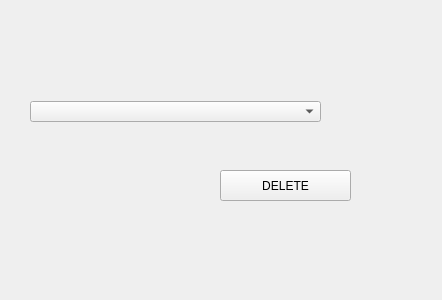
<?xml version="1.0" encoding="UTF-8"?>
<ui version="4.0">
 <class>QtDeleteBAUI</class>
 <widget class="QWidget" name="QtDeleteBAUI">
  <property name="geometry">
   <rect>
    <x>0</x>
    <y>0</y>
    <width>442</width>
    <height>300</height>
   </rect>
  </property>
  <property name="windowTitle">
   <string>QtDeleteBAUI</string>
  </property>
  <widget class="QComboBox" name="comboBox">
   <property name="geometry">
    <rect>
     <x>30</x>
     <y>101</y>
     <width>291</width>
     <height>21</height>
    </rect>
   </property>
  </widget>
  <widget class="QPushButton" name="deleteButton">
   <property name="geometry">
    <rect>
     <x>220</x>
     <y>170</y>
     <width>131</width>
     <height>31</height>
    </rect>
   </property>
   <property name="text">
    <string>DELETE</string>
   </property>
  </widget>
 </widget>
 <layoutdefault spacing="6" margin="11"/>
 <resources/>
 <connections/>
</ui>
